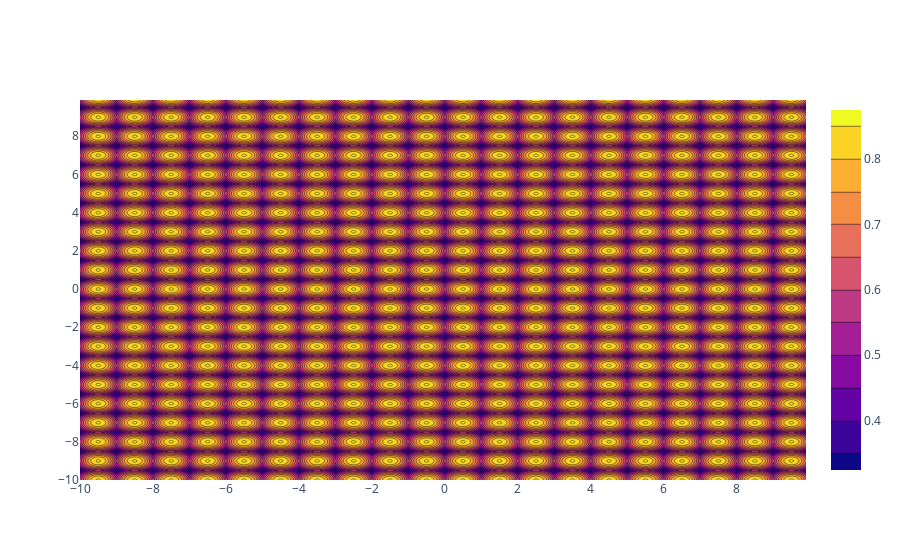

The code cell stored with this chart in its notebook:
### Code cell
periodic_circle_nn = PeriodicNeuralNetworkMaker(circle_detect_nn, [(0,0.5),(-0.5,0.5)])


plot_activation_contours(ToFastaiNN(periodic_circle_nn), boundary_tuple=((-10,10),(-10,10)))

### Figure 1 — Plotly figure (JSON) as saved in the notebook; plotly's stock layout.template omitted (floating-point values rounded to 4 significant figures; data arrays with more than 128 entries replaced by an {"elided": "..."} marker saying what was removed)
{"data": [{"type": "contour", "x": {"elided": "200 float values"}, "y": {"elided": "200 float values"}, "z": {"elided": "200x200 float values"}}], "layout": {}}
